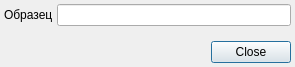
<?xml version="1.0" encoding="UTF-8"?>
<ui version="4.0">
 <class>RegExpValidatorTest</class>
 <widget class="QDialog" name="RegExpValidatorTest">
  <property name="geometry">
   <rect>
    <x>0</x>
    <y>0</y>
    <width>295</width>
    <height>67</height>
   </rect>
  </property>
  <property name="sizePolicy">
   <sizepolicy hsizetype="Preferred" vsizetype="Preferred">
    <horstretch>0</horstretch>
    <verstretch>0</verstretch>
   </sizepolicy>
  </property>
  <property name="windowTitle">
   <string>Проверка маски ввода</string>
  </property>
  <layout class="QGridLayout" name="gridLayout">
   <property name="margin">
    <number>4</number>
   </property>
   <property name="spacing">
    <number>4</number>
   </property>
   <item row="2" column="0" colspan="3">
    <widget class="QDialogButtonBox" name="buttonBox">
     <property name="orientation">
      <enum>Qt::Horizontal</enum>
     </property>
     <property name="standardButtons">
      <set>QDialogButtonBox::Close</set>
     </property>
    </widget>
   </item>
   <item row="1" column="0">
    <spacer name="verticalSpacer">
     <property name="orientation">
      <enum>Qt::Vertical</enum>
     </property>
     <property name="sizeHint" stdset="0">
      <size>
       <width>20</width>
       <height>0</height>
      </size>
     </property>
    </spacer>
   </item>
   <item row="0" column="0">
    <widget class="QLabel" name="lblSample">
     <property name="sizePolicy">
      <sizepolicy hsizetype="Maximum" vsizetype="Preferred">
       <horstretch>0</horstretch>
       <verstretch>0</verstretch>
      </sizepolicy>
     </property>
     <property name="text">
      <string>Образец</string>
     </property>
     <property name="buddy">
      <cstring>edtSample</cstring>
     </property>
    </widget>
   </item>
   <item row="0" column="1" colspan="2">
    <widget class="CLineEditWithRegExpValidator" name="edtSample"/>
   </item>
  </layout>
 </widget>
 <customwidgets>
  <customwidget>
   <class>CLineEditWithRegExpValidator</class>
   <extends>QLineEdit</extends>
   <header location="global">library/LineEditWithRegExpValidator.h</header>
  </customwidget>
 </customwidgets>
 <tabstops>
  <tabstop>edtSample</tabstop>
  <tabstop>buttonBox</tabstop>
 </tabstops>
 <resources/>
 <connections>
  <connection>
   <sender>buttonBox</sender>
   <signal>accepted()</signal>
   <receiver>RegExpValidatorTest</receiver>
   <slot>accept()</slot>
   <hints>
    <hint type="sourcelabel">
     <x>222</x>
     <y>48</y>
    </hint>
    <hint type="destinationlabel">
     <x>157</x>
     <y>66</y>
    </hint>
   </hints>
  </connection>
  <connection>
   <sender>buttonBox</sender>
   <signal>rejected()</signal>
   <receiver>RegExpValidatorTest</receiver>
   <slot>reject()</slot>
   <hints>
    <hint type="sourcelabel">
     <x>290</x>
     <y>54</y>
    </hint>
    <hint type="destinationlabel">
     <x>286</x>
     <y>66</y>
    </hint>
   </hints>
  </connection>
 </connections>
</ui>
